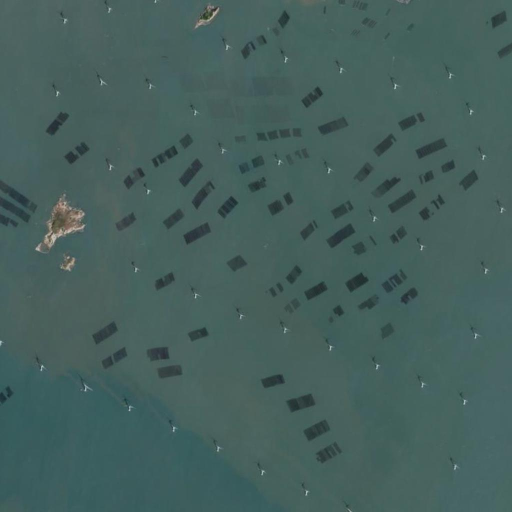
#> input picture data/scenes/xinghua_bay_wind_farm.png, 1024 x 1024 px (shown at 1/2 size)
$ python charging_station.py
#> lines starting #> are read from the running program, lines starting #| are printed output that depends on the picture; after the words box and inside, x2 and y2 are one past the last pixel; in counts of white or black regions, pixels touching at a corner belong together
### src/visualization/advanced_island_detector.py
"""
高精度岛屿检测器
使用多种图像处理技术精确识别岛屿位置
"""
import cv2
import numpy as np
from typing import List, Tuple, Dict, Any
import matplotlib.pyplot as plt


class AdvancedIslandDetector:
    """高精度岛屿检测器"""

    def __init__(self):
        """初始化检测器"""
        pass

    def detect_islands_precise(self, image: np.ndarray) -> List[Dict[str, Any]]:
        """
        精确检测岛屿位置

        Args:
            image: 输入图像

        Returns:
            岛屿信息列表
        """
        try:
            print("🏝️ 开始精确岛屿检测...")

            # 多种方法组合检测
            islands_hsv = self._detect_by_hsv(image)
            islands_lab = self._detect_by_lab(image)
            islands_edge = self._detect_by_edges(image)

            # 合并结果
            all_islands = islands_hsv + islands_lab + islands_edge

            # 去重和优化
            final_islands = self._merge_and_filter_islands(all_islands, image.shape)

            print(f"✅ 检测到 {len(final_islands)} 个高精度岛屿")

            return final_islands

        except Exception as e:
            print(f"❌ 岛屿检测失败: {e}")
            return []

    def _detect_by_hsv(self, image: np.ndarray) -> List[Dict[str, Any]]:
        """基于HSV色彩空间检测"""
        hsv = cv2.cvtColor(image, cv2.COLOR_BGR2HSV)

        # 更精确的陆地颜色范围
        land_masks = []

        # 棕色陆地
        lower_brown = np.array([8, 50, 80])
        upper_brown = np.array([25, 200, 180])
        mask_brown = cv2.inRange(hsv, lower_brown, upper_brown)

        # 灰褐色陆地
        lower_gray_brown = np.array([15, 30, 100])
        upper_gray_brown = np.array([35, 150, 200])
        mask_gray_brown = cv2.inRange(hsv, lower_gray_brown, upper_gray_brown)

        # 浅棕色
        lower_light_brown = np.array([10, 40, 120])
        upper_light_brown = np.array([30, 180, 220])
        mask_light_brown = cv2.inRange(hsv, lower_light_brown, upper_light_brown)

        # 合并掩码
        combined_mask = cv2.bitwise_or(mask_brown, mask_gray_brown)
        combined_mask = cv2.bitwise_or(combined_mask, mask_light_brown)

        return self._extract_islands_from_mask(combined_mask, "HSV")

    def _detect_by_lab(self, image: np.ndarray) -> List[Dict[str, Any]]:
        """基于LAB色彩空间检测"""
        lab = cv2.cvtColor(image, cv2.COLOR_BGR2LAB)

        # LAB空间中的陆地特征
        l_channel, a_channel, b_channel = cv2.split(lab)

        # 陆地通常在a通道和b通道有特定范围
        # a通道: 绿色到红色
        # b通道: 蓝色到黄色

        # 创建陆地掩码
        mask_a = cv2.inRange(a_channel, 125, 140)  # 偏红
        mask_b = cv2.inRange(b_channel, 130, 150)  # 偏黄
        mask_l = cv2.inRange(l_channel, 80, 180)   # 中等亮度

        combined_mask = cv2.bitwise_and(mask_a, mask_b)
        combined_mask = cv2.bitwise_and(combined_mask, mask_l)

        return self._extract_islands_from_mask(combined_mask, "LAB")

    def _detect_by_edges(self, image: np.ndarray) -> List[Dict[str, Any]]:
        """基于边缘检测"""
        gray = cv2.cvtColor(image, cv2.COLOR_BGR2GRAY)

        # 高斯模糊
        blurred = cv2.GaussianBlur(gray, (5, 5), 0)

        # Canny边缘检测
        edges = cv2.Canny(blurred, 50, 150)

        # 形态学操作连接边缘
        kernel = np.ones((3, 3), np.uint8)
        edges_closed = cv2.morphologyEx(edges, cv2.MORPH_CLOSE, kernel)

        # 填充封闭区域
        contours, _ = cv2.findContours(edges_closed, cv2.RETR_EXTERNAL, cv2.CHAIN_APPROX_SIMPLE)

        mask = np.zeros_like(gray)
        for contour in contours:
            area = cv2.contourArea(contour)
            if 500 < area < 20000:  # 合理的岛屿大小
                cv2.fillPoly(mask, [contour], 255)

        return self._extract_islands_from_mask(mask, "Edge")

    def _extract_islands_from_mask(self, mask: np.ndarray, method: str) -> List[Dict[str, Any]]:
        """从掩码中提取岛屿"""
        # 形态学操作清理
        kernel = np.ones((5, 5), np.uint8)
        mask_clean = cv2.morphologyEx(mask, cv2.MORPH_CLOSE, kernel)
        mask_clean = cv2.morphologyEx(mask_clean, cv2.MORPH_OPEN, kernel)

        # 查找轮廓
        contours, _ = cv2.findContours(mask_clean, cv2.RETR_EXTERNAL, cv2.CHAIN_APPROX_SIMPLE)

        islands = []
        for i, contour in enumerate(contours):
            area = cv2.contourArea(contour)

            # 过滤太小或太大的区域
            if 1000 < area < 50000:
                # 计算边界框
                x, y, w, h = cv2.boundingRect(contour)

                # 计算中心点
                M = cv2.moments(contour)
                if M["m00"] != 0:
                    center_x = int(M["m10"] / M["m00"])
                    center_y = int(M["m01"] / M["m00"])
                else:
                    center_x = x + w // 2
                    center_y = y + h // 2

                island_info = {
                    'method': method,
                    'center': (center_x, center_y),
                    'bbox': (x, y, x + w, y + h),
                    'area': area,
                    'contour': contour
                }

                islands.append(island_info)

        print(f"  {method}方法检测到 {len(islands)} 个候选岛屿")
        return islands

    def _merge_and_filter_islands(self, all_islands: List[Dict[str, Any]],
                                image_shape: Tuple[int, int, int]) -> List[Dict[str, Any]]:
        """合并和过滤岛屿"""
        if not all_islands:
            return []

        # 按位置聚类，合并相近的检测结果
        clusters = []

        for island in all_islands:
            center = island['center']

            # 寻找相近的聚类
            found_cluster = False
            for cluster in clusters:
                cluster_center = cluster['center']
                distance = np.sqrt((center[0] - cluster_center[0])**2 +
                                 (center[1] - cluster_center[1])**2)

                if distance < 100:  # 100像素内认为是同一个岛
                    # 选择面积更大的
                    if island['area'] > cluster['area']:
                        clusters[clusters.index(cluster)] = island
                    found_cluster = True
                    break

            if not found_cluster:
                clusters.append(island)

        # 进一步过滤和验证
        final_islands = []

        for island in clusters:
            center_x, center_y = island['center']

            # 确保岛屿在图像范围内
            if (50 < center_x < image_shape[1] - 50 and
                50 < center_y < image_shape[0] - 50):

                final_islands.append(island)

        # 按面积排序，选择最大的几个
        final_islands.sort(key=lambda x: x['area'], reverse=True)

        return final_islands[:3]  # 最多返回3个最大的岛屿

    # [171 lines left out: functions get_optimal_charging_positions, visualize_detection_process, test_advanced_island_detection, not called in this run]


# [2 lines that do not run on import are left out]

### src/visualization/charging_station.py
"""
充电桩管理模块
基于图像识别自动识别岛屿边缘并部署充电桩
"""
import cv2
import numpy as np
from typing import List, Tuple, Dict, Any
from pathlib import Path


class ChargingStation:
    """充电桩类"""

    def __init__(self, station_id: int, position: Tuple[int, int], station_type: str = "shore"):
        """
        初始化充电桩

        Args:
            station_id: 充电桩ID
            position: 位置坐标
            station_type: 类型 ("shore", "floating")
        """
        self.station_id = station_id
        self.position = position
        self.station_type = station_type
        self.capacity = 1000.0  # kWh
        self.charging_rate = 50.0  # kW
        self.is_occupied = False
        self.queue = []  # 等待充电的智能体队列


class ChargingStationDetector:
    """充电桩检测和部署器"""

    def __init__(self):
        """初始化检测器"""
        self.charging_stations: List[ChargingStation] = []

    def detect_shore_lines(self, image: np.ndarray) -> List[Tuple[int, int]]:
        """
        检测海岸线位置

        Args:
            image: 输入图像

        Returns:
            海岸线关键点列表
        """
        try:
            # 转换为HSV色彩空间进行颜色分割
            hsv = cv2.cvtColor(image, cv2.COLOR_BGR2HSV)

            # 定义陆地颜色范围（棕色/土黄色）
            # 陆地通常呈现棕色或土黄色
            lower_land1 = np.array([10, 50, 50])   # 棕色下界
            upper_land1 = np.array([25, 255, 200]) # 棕色上界

            lower_land2 = np.array([0, 50, 100])   # 土黄色下界
            upper_land2 = np.array([15, 255, 255]) # 土黄色上界

            # 创建陆地掩码
            mask_land1 = cv2.inRange(hsv, lower_land1, upper_land1)
            mask_land2 = cv2.inRange(hsv, lower_land2, upper_land2)
            mask_land = cv2.bitwise_or(mask_land1, mask_land2)

            # 形态学操作去噪
            kernel = np.ones((5, 5), np.uint8)
            mask_land = cv2.morphologyEx(mask_land, cv2.MORPH_CLOSE, kernel)
            mask_land = cv2.morphologyEx(mask_land, cv2.MORPH_OPEN, kernel)

            # 查找陆地轮廓
            contours, _ = cv2.findContours(mask_land, cv2.RETR_EXTERNAL, cv2.CHAIN_APPROX_SIMPLE)

            shore_points = []

            # 提取海岸线关键点
            for contour in contours:
                # 过滤小的噪声区域
                area = cv2.contourArea(contour)
                if area > 1000:  # 最小面积阈值

                    # 轮廓近似
                    epsilon = 0.02 * cv2.arcLength(contour, True)
                    approx = cv2.approxPolyDP(contour, epsilon, True)

                    # 提取关键点
                    for point in approx:
                        x, y = point[0]
                        shore_points.append((int(x), int(y)))

            print(f"✅ 检测到 {len(shore_points)} 个海岸线关键点")
            return shore_points

        except Exception as e:
            print(f"❌ 海岸线检测失败: {e}")
            return []

    # [148 lines left out: functions find_optimal_charging_positions, _get_multi_island_positions, _get_simplified_charging_positions, _get_default_charging_positions, not called in this run]

    def deploy_charging_stations(self, image: np.ndarray,
                               wind_turbines: List[Tuple[int, int]],
                               num_stations: int = 3) -> List[ChargingStation]:
        """
        部署充电桩 - 使用高精度岛屿检测

        Args:
            image: 场景图像
            wind_turbines: 风机位置
            num_stations: 充电桩数量

        Returns:
            充电桩列表
        """
        print("🔌 开始部署充电桩...")

        try:
            # 尝试使用高精度岛屿检测
            from .advanced_island_detector import AdvancedIslandDetector

            detector = AdvancedIslandDetector()
            islands = detector.detect_islands_precise(image)

            if islands and len(islands) >= num_stations:
                print("✅ 使用高精度岛屿检测")
                charging_positions = detector.get_optimal_charging_positions(islands[:num_stations])
            else:
                print("⚠️ 高精度检测结果不足，使用备用方法")
                charging_positions = self._fallback_charging_positions(num_stations)

        except ImportError:
            print("⚠️ 高精度检测模块不可用，使用备用方法")
            charging_positions = self._fallback_charging_positions(num_stations)
        except Exception as e:
            print(f"⚠️ 高精度检测失败: {e}，使用备用方法")
            charging_positions = self._fallback_charging_positions(num_stations)

        # 创建充电桩对象
        self.charging_stations = []
        for i, pos in enumerate(charging_positions):
            station = ChargingStation(i, pos, "shore")
            self.charging_stations.append(station)

        print(f"✅ 成功部署 {len(self.charging_stations)} 个充电桩")
        for i, station in enumerate(self.charging_stations):
            print(f"   充电桩{i}: 位置 {station.position}")

        return self.charging_stations

    def _fallback_charging_positions(self, num_stations: int) -> List[Tuple[int, int]]:
        """备用充电桩位置（基于已知标注）"""
        # 基于XML标注的已知陆地区域，手动放置在岛屿内部
        known_island_positions = [
            # 左侧主岛内部（确保在陆地上）
            (120, 445),  # XML标注 (70,382,175,509) 的中心偏右
            # 上方小岛内部
            (416, 32),   # XML标注 (390,3,442,62) 的中心
            # 左下小岛内部
            (138, 525),  # XML标注 (116,504,160,546) 的中心
        ]

        return known_island_positions[:num_stations]

    def visualize_detection_process(self, image: np.ndarray, save_path: str = None):
        """
        可视化检测过程

        Args:
            image: 输入图像
            save_path: 保存路径
        """
        try:
            import matplotlib.pyplot as plt

            # 检测海岸线
            shore_points = self.detect_shore_lines(image)

            # 创建可视化
            fig, axes = plt.subplots(2, 2, figsize=(15, 12))

            # 原始图像
            axes[0, 0].imshow(cv2.cvtColor(image, cv2.COLOR_BGR2RGB))
            axes[0, 0].set_title('原始图像')
            axes[0, 0].axis('off')

            # HSV图像
            hsv = cv2.cvtColor(image, cv2.COLOR_BGR2HSV)
            axes[0, 1].imshow(hsv)
            axes[0, 1].set_title('HSV色彩空间')
            axes[0, 1].axis('off')

            # 陆地掩码
            hsv = cv2.cvtColor(image, cv2.COLOR_BGR2HSV)
            lower_land1 = np.array([10, 50, 50])
            upper_land1 = np.array([25, 255, 200])
            lower_land2 = np.array([0, 50, 100])
            upper_land2 = np.array([15, 255, 255])

            mask_land1 = cv2.inRange(hsv, lower_land1, upper_land1)
            mask_land2 = cv2.inRange(hsv, lower_land2, upper_land2)
            mask_land = cv2.bitwise_or(mask_land1, mask_land2)

            axes[1, 0].imshow(mask_land, cmap='gray')
            axes[1, 0].set_title('陆地检测掩码')
            axes[1, 0].axis('off')

            # 海岸线检测结果
            result_image = cv2.cvtColor(image, cv2.COLOR_BGR2RGB).copy()

            # 绘制海岸线点
            for point in shore_points:
                cv2.circle(result_image, point, 3, (255, 0, 0), -1)

            # 绘制充电桩位置
            if self.charging_stations:
                for station in self.charging_stations:
                    cv2.circle(result_image, station.position, 8, (0, 255, 0), -1)
                    cv2.putText(result_image, f'C{station.station_id}',
                              (station.position[0]-10, station.position[1]-15),
                              cv2.FONT_HERSHEY_SIMPLEX, 0.5, (0, 255, 0), 2)

            axes[1, 1].imshow(result_image)
            axes[1, 1].set_title('海岸线检测 + 充电桩部署')
            axes[1, 1].axis('off')

            plt.tight_layout()

            if save_path:
                plt.savefig(save_path, dpi=300, bbox_inches='tight')
                print(f"✅ 检测过程可视化已保存: {save_path}")

            plt.show()

        except Exception as e:
            print(f"❌ 可视化失败: {e}")


def test_charging_station_detector():
    """测试充电桩检测器"""
    import sys
    from pathlib import Path

    # 获取项目根目录
    current_dir = Path(__file__).parent
    project_root = current_dir.parent.parent

    # 加载图像
    image_path = project_root / "data" / "scenes" / "xinghua_bay_wind_farm.png"

    if not image_path.exists():
        print(f"❌ 图像文件不存在: {image_path}")
        return False

    try:
        # 加载图像
        with open(image_path, 'rb') as f:
            image_bytes = f.read()
        image_array = np.frombuffer(image_bytes, dtype=np.uint8)
        image = cv2.imdecode(image_array, cv2.IMREAD_COLOR)
#> image is the input picture: shape (1024, 1024, 3); mean B, G, R 92.2, 95.6, 69.1

        if image is None:
            print("❌ 图像加载失败")
            return False

        print(f"✅ 图像加载成功: {image.shape}")
#| ✅ 图像加载成功: (1024, 1024, 3)

        # 创建检测器
        detector = ChargingStationDetector()

        # 模拟风机位置
        wind_turbines = [(200, 200), (400, 150), (600, 300), (800, 250)]

        # 部署充电桩
        charging_stations = detector.deploy_charging_stations(image, wind_turbines, 3)
#> in _detect_by_hsv, `mask_brown = cv2.inRange(hsv, lower_brown, upper_brown)`:
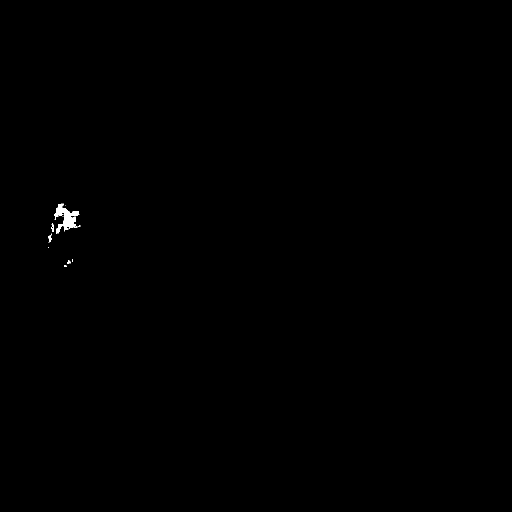
#> mask_brown: shape (1024, 1024) (shown at 1/2 size); 0.14% white; 12 white regions (8 under 20 px), largest, box (x1, y1, x2, y2) and area: (109, 407, 159, 468) 1314, (96, 467, 104, 485) 65, (102, 446, 108, 464) 55, (134, 521, 142, 528) 34
#> in _detect_by_hsv, `combined_mask = cv2.bitwise_or(combined_mask, mask_light_brown)`:
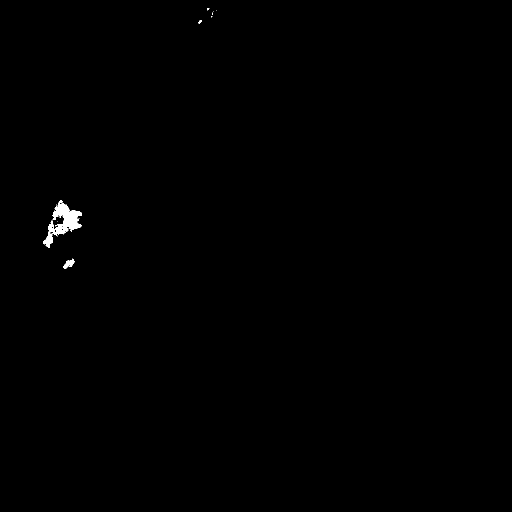
#> combined_mask: shape (1024, 1024) (shown at 1/2 size); 0.27% white; 16 white regions (13 under 20 px), largest, box (x1, y1, x2, y2) and area: (86, 401, 164, 496) 2574, (127, 517, 149, 538) 218, (396, 40, 404, 47) 26
#> in _extract_islands_from_mask, `contours, _ = cv2.findContours(mask_clean, cv2.RETR_EXTERNAL, cv2.CHAI..`: contours = 2 contours; box (x1, y1, x2, y2) and area: (87, 402, 163, 493) 2684, (128, 520, 148, 537) 192
#> the loop in _extract_islands_from_mask, `for i, contour in enumerate(contours):` made 2 passes
#> (area, x, y, w, h, center_x, center_y) on pass 2: (2684.5, 87, 402, 76, 91, 125, 443)
#> after the loop in _extract_islands_from_mask, `for i, contour in enumerate(contours):`: islands = 1 item
#|   HSV方法检测到 1 个候选岛屿
#> in _detect_by_lab, `l_channel, a_channel, b_channel = cv2.split(lab)`:
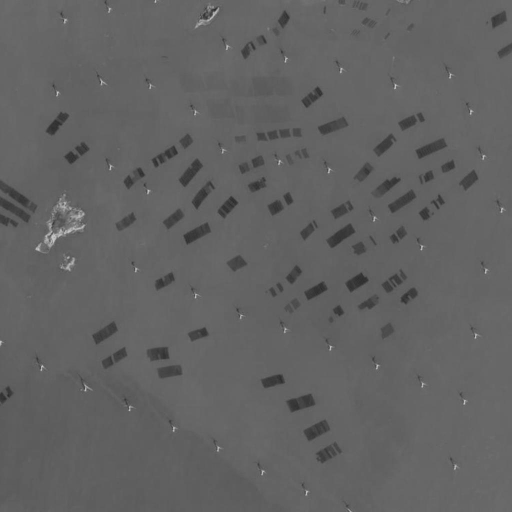
#> l_channel: shape (1024, 1024) (shown at 1/2 size); min 36, max 223, mean 98.2
#> in _detect_by_lab, `mask_a = cv2.inRange(a_channel, 125, 140)`:
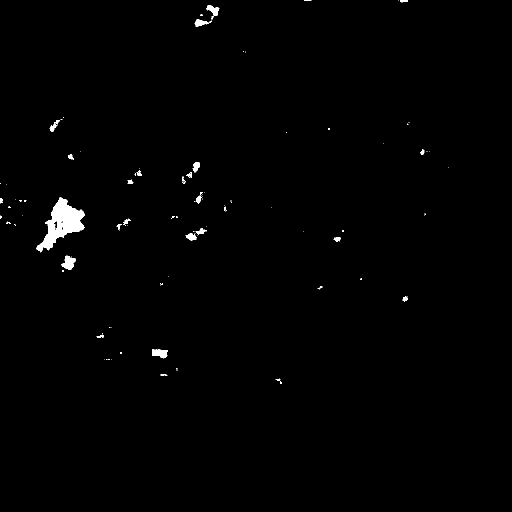
#> mask_a: shape (1024, 1024) (shown at 1/2 size); 0.76% white; 121 white regions (93 under 20 px), largest, box (x1, y1, x2, y2) and area: (72, 394, 170, 505) 4440, (123, 511, 152, 539) 483, (304, 698, 335, 717) 417
#> in _detect_by_lab, `mask_b = cv2.inRange(b_channel, 130, 150)`:
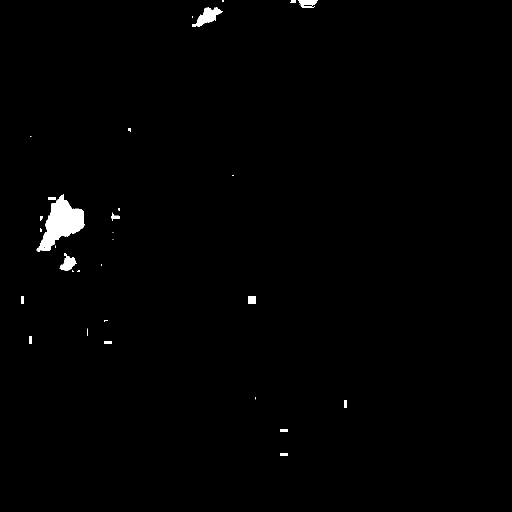
#> mask_b: shape (1024, 1024) (shown at 1/2 size); 0.81% white; 34 white regions (17 under 20 px), largest, box (x1, y1, x2, y2) and area: (73, 388, 169, 504) 5151, (384, 15, 446, 54) 1061, (119, 506, 154, 541) 611
#> in _detect_by_lab, `mask_l = cv2.inRange(l_channel, 80, 180)`:
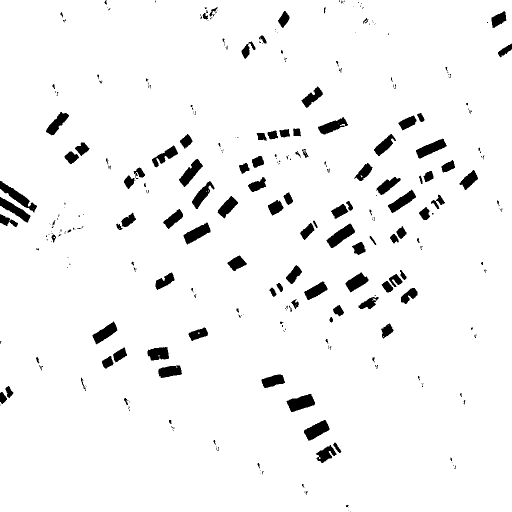
#> mask_l: shape (1024, 1024) (shown at 1/2 size); 95.5% white; 333 black regions (215 under 20 px), largest, box (x1, y1, x2, y2) and area: (0, 362, 74, 425) 1269, (573, 788, 630, 824) 1241, (653, 447, 710, 496) 1214
#> in _detect_by_lab, `combined_mask = cv2.bitwise_and(mask_a, mask_b)`:
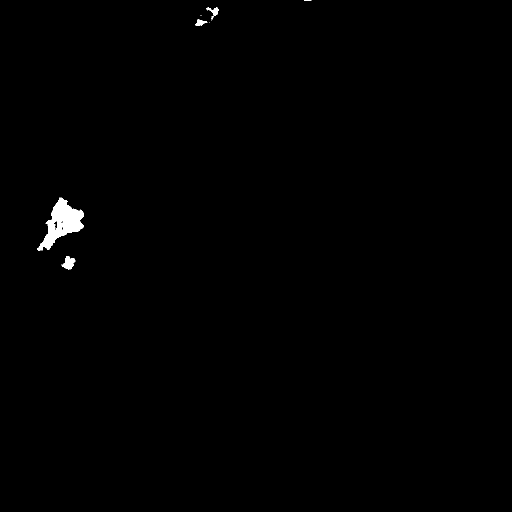
#> combined_mask: shape (1024, 1024) (shown at 1/2 size); 0.49% white; 8 white regions (3 under 20 px), largest, box (x1, y1, x2, y2) and area: (74, 394, 168, 502) 4247, (123, 512, 151, 539) 437, (412, 15, 438, 39) 218, (391, 38, 415, 52) 170, (609, 0, 623, 2) 25
#> (the rest of the program and of its run is left out)
